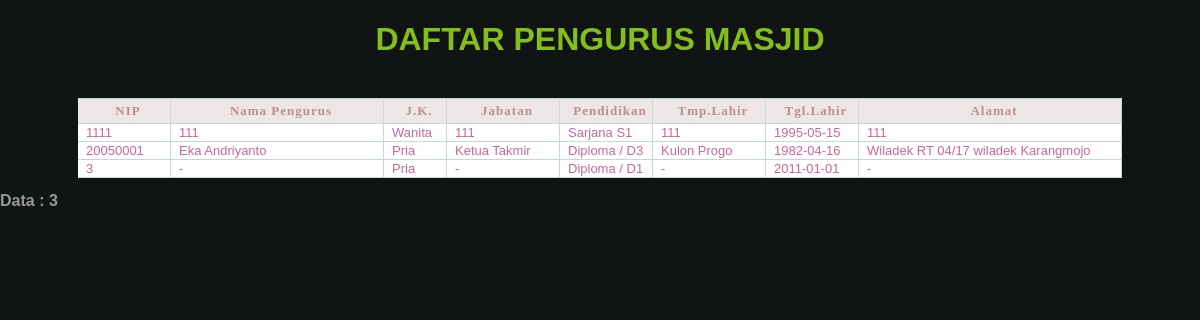
Screenshot of /pages/pegawai/LaporanPegawai.php with the database file from the repository.
### tables this page shows
CREATE TABLE `pegawai` (
  `id` int(11) NOT NULL auto_increment,
  `nik` varchar(12) NOT NULL,
  `nama` varchar(50) NOT NULL,
  `jk` enum('Pria','Wanita') NOT NULL,
  `jbtn` varchar(25) NOT NULL,
  `pendidikan` varchar(30) NOT NULL,
  `tmp_lahir` varchar(20) NOT NULL,
  `tgl_lahir` date NOT NULL,
  `alamat` varchar(50) NOT NULL,
  PRIMARY KEY  (`id`),
  KEY `pendidikan` (`pendidikan`)
);

### conf/conf.php (called while the page is built, shortened)
<?php
    $db_name        ="masjid";
     function bukaquery($sql)
	 {
       $result=mysql_query($sql)
        or die(mysql_error()."<br/><font color=red><b>Gagal</b> menjalankan perintah query !");
        return $result;
     }
?>

### pages/pegawai/LaporanPegawai.php (the view)
<?php
 include '../../conf/conf.php';
?>
<html>
    <head>
        <link href="../../css/default.css" rel="stylesheet" type="text/css" />
    </head>
    <body>
    <?php
        $keyword=$_GET['keyword'];
        $_sql = "select id,nik, nama, jk, jbtn, pendidikan, tmp_lahir,
                 tgl_lahir, alamat from pegawai
                 where
                 nik like '%".$keyword."%' or
                 nama like '%".$keyword."%' or
                 jk like '%".$keyword."%' or
                 jbtn like '%".$keyword."%' or
                 pendidikan like '%".$keyword."%' or
                 tmp_lahir like '%".$keyword."%' or
                 tgl_lahir like '%".$keyword."%' or
                 alamat like '%".$keyword."%'
                 order by nik ASC  ";
        $hasil=bukaquery($_sql);
        $jumlah=mysql_num_rows($hasil);
        if(mysql_num_rows($hasil)!=0) {
            echo "<table  border='0' align='center' cellpadding='0' cellspacing='0' class='tbl_form'>
				<caption><h1 class=title>DAFTAR PENGURUS MASJID</h1><br></caption>
                    <tr class='head'>
                                 <td width='80px'><div align='center'><font size='2' face='Verdana'><strong>NIP</strong></font></div></td>
                                 <td width='200px'><div align='center'><font size='2' face='Verdana'><strong>Nama Pengurus</strong></font></div></td>
                                 <td width='50px'><div align='center'><font size='2' face='Verdana'><strong>J.K.</strong></font></div></td>
                                 <td width='100px'><div align='center'><font size='2' face='Verdana'><strong>Jabatan</strong></font></div></td>
                                 <td width='80px'><div align='center'><font size='2' face='Verdana'><strong>Pendidikan</strong></font></div></td>
                                 <td width='100px'><div align='center'><font size='2' face='Verdana'><strong>Tmp.Lahir</strong></font></div></td>
                                 <td width='80px'><div align='center'><font size='2' face='Verdana'><strong>Tgl.Lahir</strong></font></div></td>
                                 <td width='250px'><div align='center'><font size='2' face='Verdana'><strong>Alamat</strong></font></div></td>
                    </tr>";
                    while($baris = mysql_fetch_array($hasil)) {
                        echo "<tr class='isi'>
                                 <td>$baris[1]</td>
                                 <td>$baris[2]</td>
                                 <td>$baris[3]</td>
                                 <td>$baris[4]</td>
                                 <td>$baris[5]</td>
                                 <td>$baris[6]</td>
                                 <td>$baris[7]</td>
                                 <td>$baris[8]</td>
                               </tr>";
                    }
            echo "</table><br><font color='999999' size='3'> <b>Data : $jumlah</b></font>";
        }
    ?>
    </body>
</html>

### css/default.css (style rules this page uses)
body { font-family:Arial, Helvetica, sans-serif; font-size:12px; background: #101415; margin: 0; padding: 0; color: #000000; }
h1 { color:#84be19; }
.head td { font: bold 13px "Tahoma", Arial, Helvetica, sans-serif; color: #BC8F8F; border-right: 1px solid #C1DAD7; border-bottom: 1px solid #C1DAD7; border-top: 1px solid #C1DAD7; letter-spacing: 1px; padding: 4px 2px 4px 10px; background: #eee6e6 ; }
.isi td { border-right: 1px solid #C1DAD7; border-bottom: 1px solid #C1DAD7; background: #ffffff; padding-top:1px; padding-bottom:1px; padding-left:8px; padding-right:8px; color:#CC6699; font: 13px tahoma, Arial, Helvetica, sans-serif; }

### rows the page displays
pegawai: nik "1111", nama "111", jk "Wanita", jbtn "111", pendidikan "Sarjana S1", tmp_lahir "111", tgl_lahir "1995-05-15", alamat "111"
pegawai: nik "20050001", nama "Eka Andriyanto", jk "Pria", jbtn "Ketua Takmir", pendidikan "Diploma / D3", tmp_lahir "Kulon Progo", tgl_lahir "1982-04-16", alamat "Wiladek RT 04/17 wiladek Karangmojo"
pegawai: nik "3", nama "-", jk "Pria", jbtn "-", pendidikan "Diploma / D1", tmp_lahir "-", tgl_lahir "2011-01-01", alamat "-"

### other values shown
$jumlah "3"
